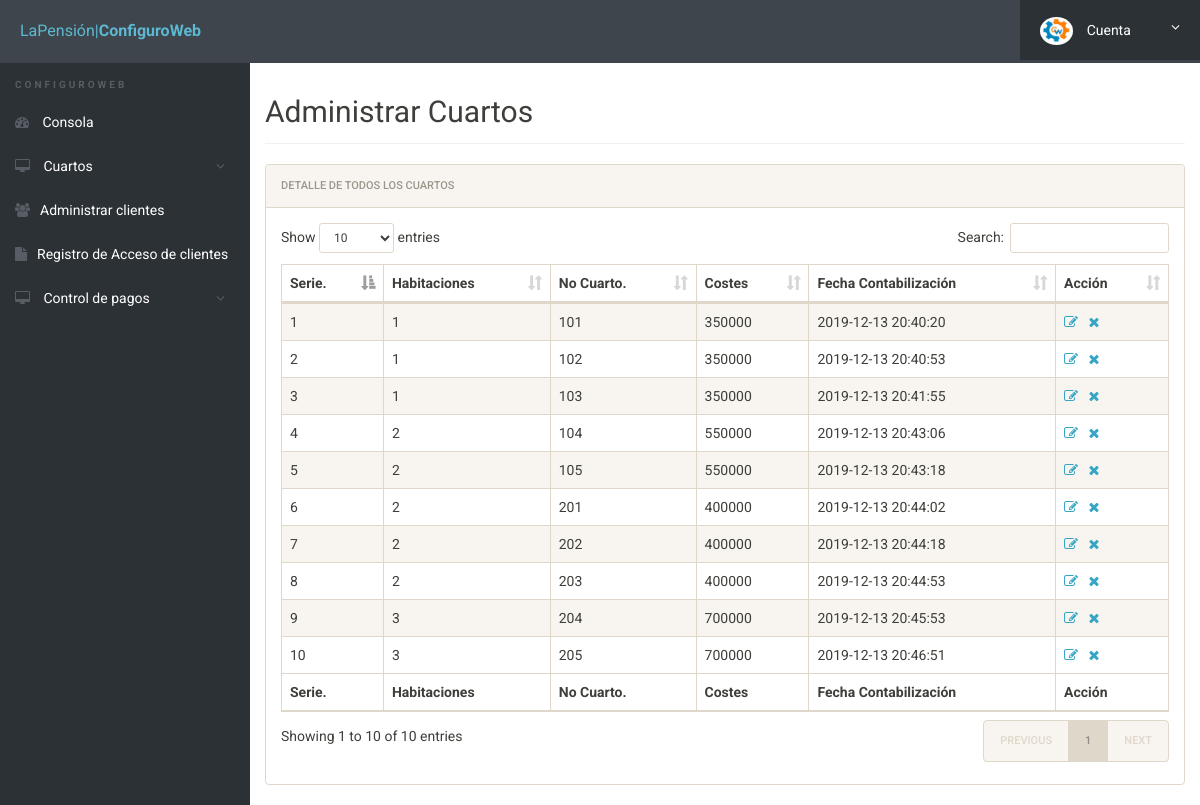
The page /admin/manage-rooms.php (signed in) on the database as committed earlier.
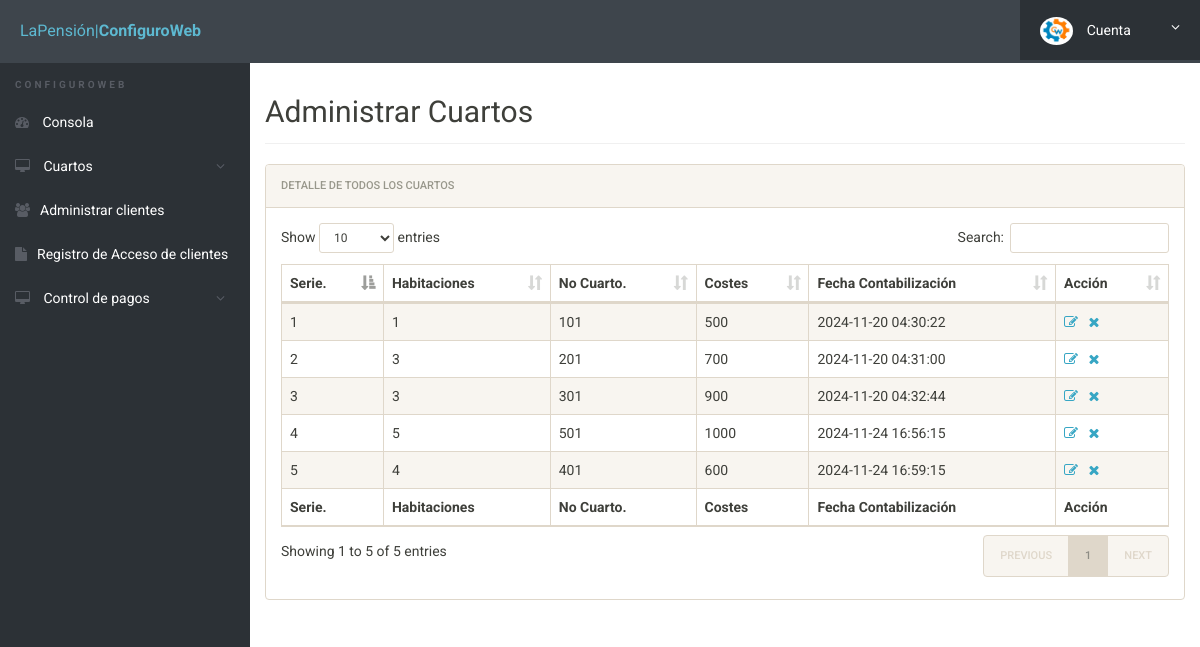
The same page on the database as committed later.
### tables this page shows
CREATE TABLE `rooms` (
  `id` int(11) NOT NULL,
  `seater` int(11) NOT NULL,
  `room_no` int(11) NOT NULL,
  `fees` int(11) NOT NULL,
  `posting_date` timestamp NOT NULL DEFAULT current_timestamp(),
  `clean` tinyint(1) DEFAULT 0
);

### admin/manage-rooms.php (the view, shortened to what this page needs)
<?php
include('includes/config.php');
?>
<!doctype html>
<html lang="en" class="no-js">
<head>
	<link rel="stylesheet" href="css/font-awesome.min.css">
	<link rel="stylesheet" href="css/bootstrap.min.css">
	<link rel="stylesheet" href="css/dataTables.bootstrap.min.css">
	<link rel="stylesheet" href="css/bootstrap-social.css">
	<link rel="stylesheet" href="css/bootstrap-select.css">
	<link rel="stylesheet" href="css/fileinput.min.css">
	<link rel="stylesheet" href="css/awesome-bootstrap-checkbox.css">
	<link rel="stylesheet" href="css/style.css">
</head>
<body>
	<?php include('includes/header.php');?>
	<div class="ts-main-content">
			<?php include('includes/sidebar.php');?>
		<div class="content-wrapper">
			<div class="container-fluid">
				<div class="row">
					<div class="col-md-12">
						</br></br><h2 class="page-title">Administrar Cuartos</h2>
						<div class="panel panel-default">
							<div class="panel-heading">Detalle de todos los Cuartos</div>
							<div class="panel-body">
								<table id="zctb" class="display table table-striped table-bordered table-hover" cellspacing="0" width="100%">
									<thead>
										<tr>
											<th>Serie.</th>
											<th>Habitaciones</th>
											<th>No Cuarto.</th>
											<th>Costes </th>
											<th>Fecha Contabilización  </th>
											<th>Acción</th>
										</tr>
									</thead>
									<tfoot>
										<tr>
										<th>Serie.</th>
										<th>Habitaciones</th>
										<th>No Cuarto.</th>
										<th>Costes </th>
										<th>Fecha Contabilización  </th>
										<th>Acción</th>
										</tr>
									</tfoot>
									<tbody>
<?php
$ret="select * from rooms";
$stmt= $mysqli->prepare($ret) ;
$stmt->execute() ;
$res=$stmt->get_result();
$cnt=1;
while($row=$res->fetch_object())
	  {
	  	?>
<tr><td><?php echo $cnt;;?></td>
<td><?php echo $row->seater;?></td>
<td><?php echo $row->room_no;?></td>
<td><?php echo $row->fees;?></td>
<td><?php echo $row->posting_date;?></td>
<td><a href="edit-room.php?id=<?php echo $row->id;?>"><i class="fa fa-edit"></i></a>&nbsp;&nbsp;
<a href="manage-rooms.php?del=<?php echo $row->id;?>" onclick="return confirm("Do you want to delete");"><i class="fa fa-close"></i></a></td>
										</tr>
									<?php
$cnt=$cnt+1;
									 } ?>
									</tbody>
								</table>
							</div>
						</div>
					</div>
				</div>
			</div>
		</div>
	</div>
</body>
</html>

### admin/includes/header.php (shortened to what this page needs)
<div class="brand clearfix">
		<a href="#" class="logo" style="font-size:16px;">LaPensión|<b>ConfiguroWeb</b></a>
		<ul class="ts-profile-nav">
			<li class="ts-account">
				<a href="#"><img src="img/ts-avatar.jpg" class="ts-avatar hidden-side" alt=""> Cuenta <i class="fa fa-angle-down hidden-side"></i></a>
			</li>
		</ul>
	</div>

### admin/includes/sidebar.php (shortened to what this page needs)
<nav class="ts-sidebar">
    <ul class="ts-sidebar-menu">
        <li class="ts-label">ConfiguroWeb</li>
        <li><a href="dashboard.php"><i class="fa fa-dashboard"></i> Consola</a></li>
        <li><a href="#"><i class="fa fa-desktop"></i> Cuartos</a>
        </li>
        <li><a href="manage-students.php"><i class="fa fa-users"></i>Administrar clientes</a></li>
        <li><a href="access-log.php"><i class="fa fa-file"></i>Registro de Acceso de clientes</a></li>
        <li><a href="#"><i class="fa fa-desktop"></i> Control de pagos</a>
        </li>
</nav>

### css/style.css (style rules this page uses)
html { font-size: 14px; }
@media only screen and (min-width: 480px) { html { font-size: 17px; } }
@media only screen and (min-width: 768px) { html { font-size: 14px; } }
body { font-size: 1em; }
a { color: #37a6c4; }
.panel { overflow: hidden; }
ul, li { margin: 0; padding: 0; list-style: none; }
.page-title { padding-bottom: 15px; margin-bottom: 20px; border-bottom: 1px solid #f0f0f0; }
.brand { background: #3e454c; position: relative; z-index: 3; position: fixed; width: 100%; top: 0; }
.brand .logo { box-sizing: border-box; padding: 20px; float: left; display: block; width: 200px; }
@media only screen and (min-width: 992px) { .brand .logo { width: 250px; } }
.brand .ts-profile-nav { float: right; display: none; }
.brand .ts-profile-nav li { float: left; position: relative; }
.brand .ts-profile-nav li a { display: block; padding: 20px; color: #fff; }
.brand .ts-profile-nav .ts-account .fa-angle-down { float: right; }
.brand .ts-profile-nav .ts-account > a { width: 180px; background: #2c3136; }
.brand .ts-profile-nav .ts-account .ts-avatar { border-radius: 50%; height: 28px; margin: -10px 0; margin-right: 10px; }
@media only screen and (min-width: 992px) { .brand .ts-profile-nav { display: block; } }
.ts-sidebar { background: #2c3136; max-height: 0; transition: max-height 0.3s; overflow: hidden; position: fixed; z-index: 2; width: 100%; bottom: 0; top: 60px; overflow-y: auto; }
@media only screen and (min-width: 992px) { .ts-sidebar { max-height: 100%; bottom: 0; } }
.ts-sidebar-menu .ts-label { color: #585c64; font-weight: bold; padding: 8px 15px; text-transform: uppercase; font-size: 10px; letter-spacing: 3px; margin-top: 10px; }
.ts-sidebar-menu a { display: block; text-decoration: none; padding: 12px 15px; color: #fff; }
.ts-sidebar-menu li { position: relative; }
.ts-sidebar-menu li i { color: #585c64; margin-right: 10px; }
.ts-main-content .content-wrapper { padding-top: 15px; margin-top: 20px; }
@media only screen and (min-width: 992px) { .ts-main-content .ts-sidebar { width: 250px; float: left; } }
@media only screen and (min-width: 992px) { .ts-main-content .content-wrapper { margin-left: 250px; } }

Rows that differ between the two databases and show on the page:
removed rooms: seater "1", room_no "101", fees "350000", posting_date "2019-12-13 20:40:20"
removed rooms: seater "1", room_no "102", fees "350000", posting_date "2019-12-13 20:40:53"
removed rooms: seater "1", room_no "103", fees "350000", posting_date "2019-12-13 20:41:55"
removed rooms: seater "2", room_no "104", fees "550000", posting_date "2019-12-13 20:43:06"
removed rooms: seater "2", room_no "105", fees "550000", posting_date "2019-12-13 20:43:18"
removed rooms: seater "2", room_no "201", fees "400000", posting_date "2019-12-13 20:44:02"
removed rooms: seater "2", room_no "202", fees "400000", posting_date "2019-12-13 20:44:18"
removed rooms: seater "2", room_no "203", fees "400000", posting_date "2019-12-13 20:44:53"
removed rooms: seater "3", room_no "204", fees "700000", posting_date "2019-12-13 20:45:53"
removed rooms: seater "3", room_no "205", fees "700000", posting_date "2019-12-13 20:46:51"
added rooms: seater "1", room_no "101", fees "500", posting_date "2024-11-20 04:30:22"
added rooms: seater "3", room_no "201", fees "700", posting_date "2024-11-20 04:31:00"
added rooms: seater "3", room_no "301", fees "900", posting_date "2024-11-20 04:32:44"
added rooms: seater "5", room_no "501", fees "1000", posting_date "2024-11-24 16:56:15"
added rooms: seater "4", room_no "401", fees "600", posting_date "2024-11-24 16:59:15"
Other text that changed with them:
text written by a page script: "Show entries Search: Showing 1 to 10 of 10 entries PREVIOUS 1 NEXT" → "Show entries Search: Showing 1 to 5 of 5 entries PREVIOUS 1 NEXT"
